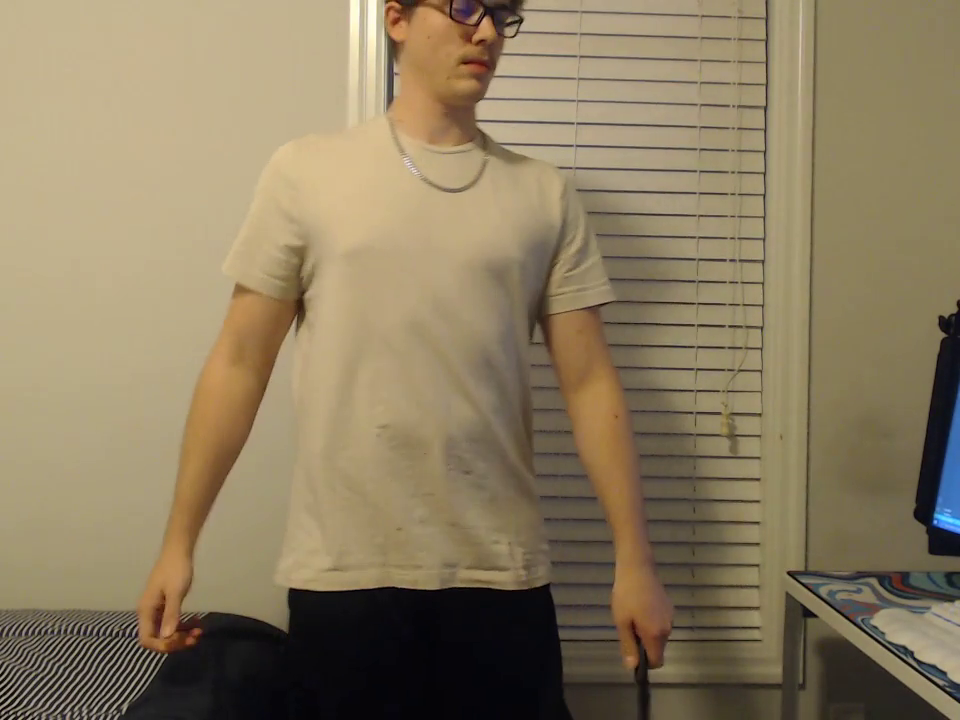
#> input picture frame 24 of resources/capstone07.mp4, 960 x 720 px, given in place of capstone01.mp4, which was not available
$ python knife_classifier.py
#> lines starting #> are read from the running program, lines starting #| are printed output that depends on the picture; after the words box and inside, x2 and y2 are one past the last pixel; in counts of white or black regions, pixels touching at a corner belong together; pictures that were not available may be replaced by others from this repository, and a replacement may not be noted
### src/video.py
from threading import Thread
import cv2

class VideoGet:
    def __init__(self, src=0, delay=33):
#> called with src = '../resources/capstone01.mp4', delay = 33
        self.stream = cv2.VideoCapture(src)
        # self.stream.set(10, 100)
        (self.grabbed, self.frame) = self.stream.read()
#> self.frame is the input picture: shape (720, 960, 3); mean B, G, R 96.6, 124.9, 139.7
        self.stopped = False
        self.delay = delay # 30 fps
        self.width = self.stream.get(cv2.CAP_PROP_FRAME_WIDTH)
        self.height = self.stream.get(cv2.CAP_PROP_FRAME_HEIGHT)

    def start(self):
        Thread(target=self.get, args=()).start()
        return self

    def get(self):
        while not self.stopped:
            cv2.waitKey(self.delay)
            if not self.grabbed:
                self.stop()
            else:
                (self.grabbed, self.frame) = self.stream.read()

    def stop(self):
        if self.stream.isOpened():
            self.stream.release()
            self.stopped = True

### src/framerate.py
from datetime import datetime

class CountsPerSec:
    def __init__(self):
        self._start_time = None
        self._num_occurrences = 0

    def start(self):
        self._start_time = datetime.now()
        return self

    def increment(self):
        self._num_occurrences += 1

    def get_framerate(self):
        elapsed_time = (datetime.now() - self._start_time).total_seconds()
        return self._num_occurrences / elapsed_time

    def get_occurrence(self):
        return self._num_occurrences

### src/knife_classifier.py
# system libraries
import os
from datetime import datetime

# installed libraries
import cv2

# custom classes
from video import VideoGet
from framerate import CountsPerSec

HIGH_CER = 3.8
MED_CER = 2.5
LOW_CER = 1

# draws rectangle according to accuracy
def draw_rectangle(coords, img, accuracy):
    if accuracy >= HIGH_CER:
        color = (0, 255, 0) # green

    if accuracy > MED_CER and accuracy < HIGH_CER:
        color = (255, 0, 0) # blue

    if accuracy <= MED_CER:
        color = (0, 0, 255) # red

    x, y, w, h = coords[0], coords[1], coords[2], coords[3]
    cv2.rectangle(img, (x, y), (x + w, y + h), color,  2)

# saves frames that are considered very accurate
def save_image(frame):
    dt = str(datetime.now()).replace(' ', '_').replace(':', '-')[0:19]
    try:
        os.mkdir("positives")
    except:
        pass
    path = f"./positives/knife_{dt}.jpg"
    cv2.imwrite(path, frame)

def main():
    # thread and cascade setup
    casc_path = "knife_data/classifier/cascade.xml"
    vid_path = "../resources/capstone01.mp4"
    knife_cascade = cv2.CascadeClassifier(casc_path)

    video_getter = VideoGet(vid_path).start()
    cps = CountsPerSec().start()

    prev_alert = 0
    prev_img = 0

    while True:
        # read in frame and compute weapon location
        img = video_getter.frame
        img_gray = cv2.cvtColor(img, cv2.COLOR_RGB2GRAY)
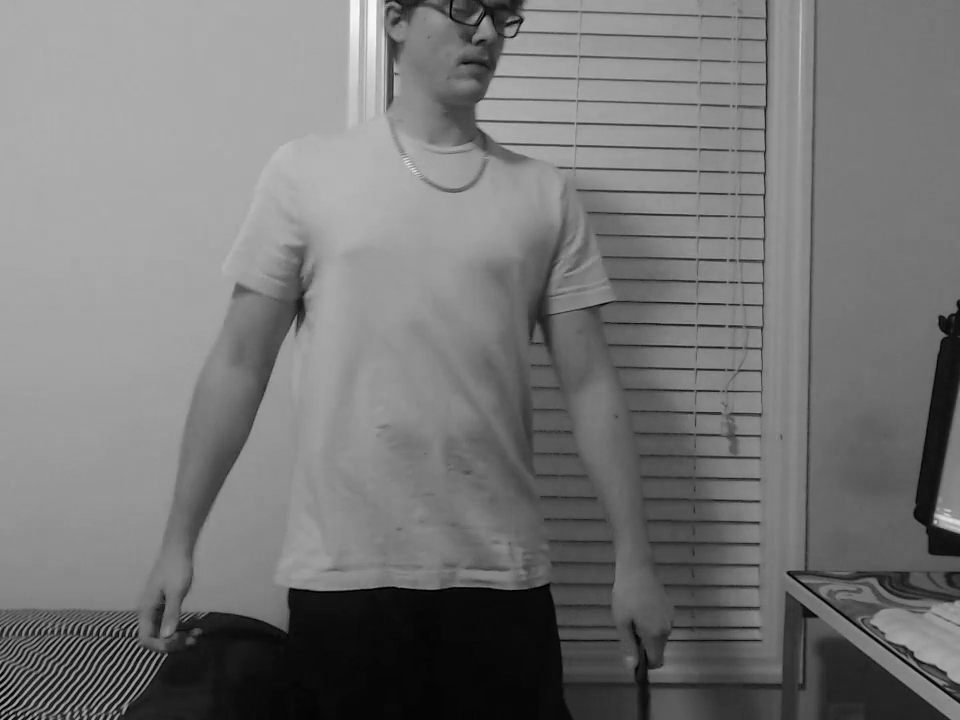
#> img_gray: shape (720, 960); min 0, max 250, mean 118.1
        detection_result, rejectLevels, levelWeights = knife_cascade.detectMultiScale3(img_gray, scaleFactor=1.01, minNeighbors=11, minSize=[90,90], maxSize=[180, 180], outputRejectLevels=1)
#> detection_result = [[856, 464, 99, 99]]; rejectLevels = [20]; levelWeights = [3.31]

        # determine the most likely knife location based on size
        max_coords = [0, 0, 0, 0]
        current_index = -1
        for i, (x, y, w, h) in enumerate(detection_result):
            if w > max_coords[2]:
                max_coords[0] = x
                max_coords[1] = y
                max_coords[2] = w
                max_coords[3] = h
                current_index = i
#> this loop made 1 pass
#> (x, y, w, h, current_index) on pass 1: (856, 464, 99, 99, 0)
#> after the loop, max_coords = [856, 464, 99, 99]

        # handle alerts and drawing if sufficient confidence is determined
        try:
            confidence = levelWeights[current_index]
#> confidence = 3.31
            if confidence > LOW_CER:
                draw_rectangle(max_coords, img, confidence)
#> in draw_rectangle, `x, y, w, h = coords[0], coords[1], coords[2], coords[3]`: x = 856; y = 464; w = 99
#> in draw_rectangle, `cv2.rectangle(img, (x, y), (x + w, y + h), color,  2)`:
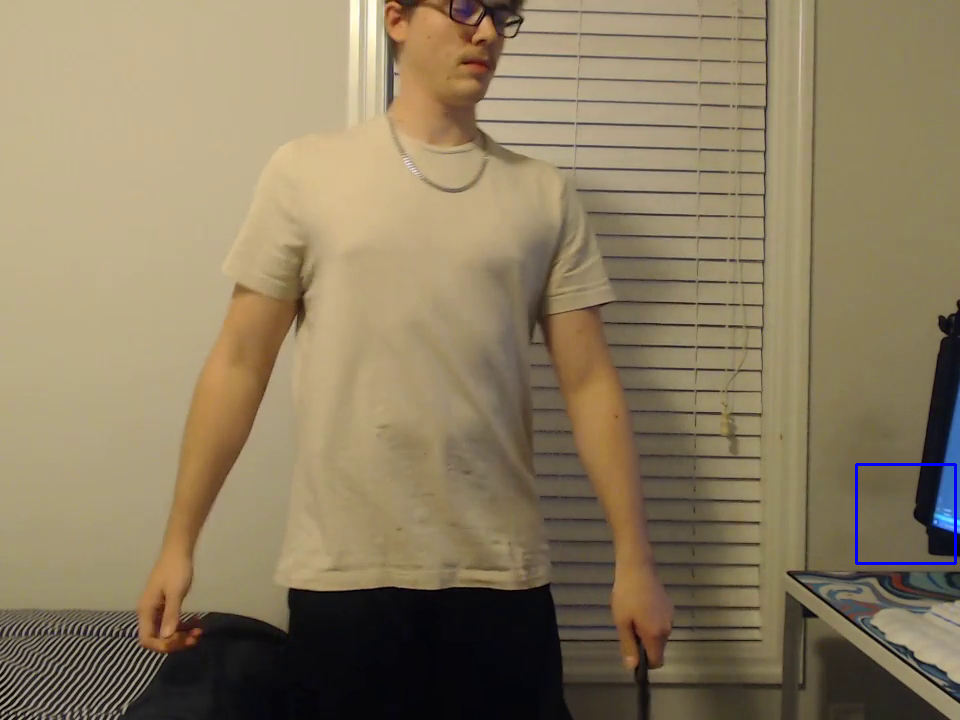
#> img: shape (720, 960, 3); 0.17% of pixels changed, all inside (x1, y1, x2, y2) = (855, 463, 957, 565)
            if confidence >= HIGH_CER:
                occ_frame = cps.get_occurrence()

                # saves an image with a half second separation between saves
                if (occ_frame - prev_img) >= 15:
                    save_image(img)
                    prev_img = occ_frame

                # sounds an alert no more than once per second
                if (occ_frame - prev_alert) >= 30:
                    print("knife found")
                    prev_alert = occ_frame
        except:
            pass

        # display result
        print("Frame rate: ", cps.get_framerate())
        cv2.imshow("Result", img)
        cps.increment()

        if (cv2.waitKey(1) & 0xFF == ord('q')) or video_getter.stopped:
#> (key q is pressed here)
            video_getter.stop()
            break

def detect_knife(img):
    casc_path = "src/new_dataset/classifier/cascade.xml"
    knife_cascade = cv2.CascadeClassifier(casc_path)

    img_gray = cv2.cvtColor(img, cv2.COLOR_RGB2GRAY)

    knife = knife_cascade.detectMultiScale(img_gray, 1.01, 11, minSize=[90, 90], maxSize=[180, 180]) # goal size is between 125 and 200

    max_coords = [0, 0, 0, 0]
    for (x, y, w, h) in knife:
        if w < 75:
            continue

        if w > max_coords[2]:
            max_coords[0] = x
            max_coords[1] = y
            max_coords[2] = w
            max_coords[3] = h

    x, y, w, h = max_coords[0], max_coords[1], max_coords[2], max_coords[3]
    cv2.rectangle(img, (x, y), (x + w, y + h), (255, 0, 0),  2)

    return img

if __name__ == "__main__":
    main()

$ run again, starting later in the video
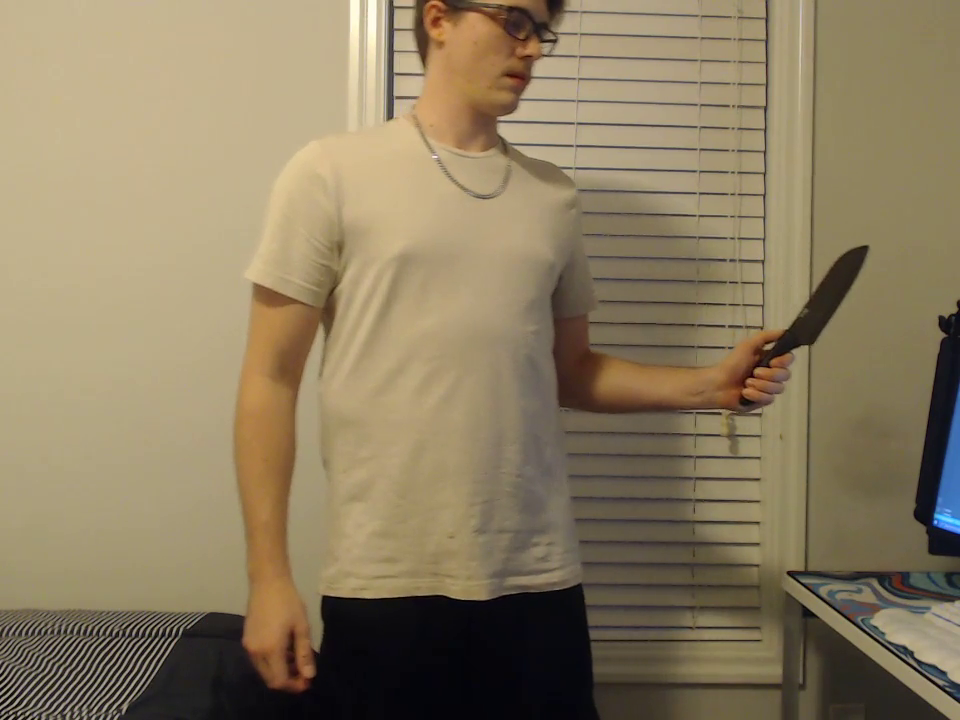
#> input picture frame 109 of resources/capstone07.mp4, 960 x 720 px, given in place of capstone01.mp4, which was not available
#> in __init__, self.frame is the input picture: shape (720, 960, 3); mean B, G, R 96.8, 125, 139.7
#> in main, `img_gray = cv2.cvtColor(img, cv2.COLOR_RGB2GRAY)`:
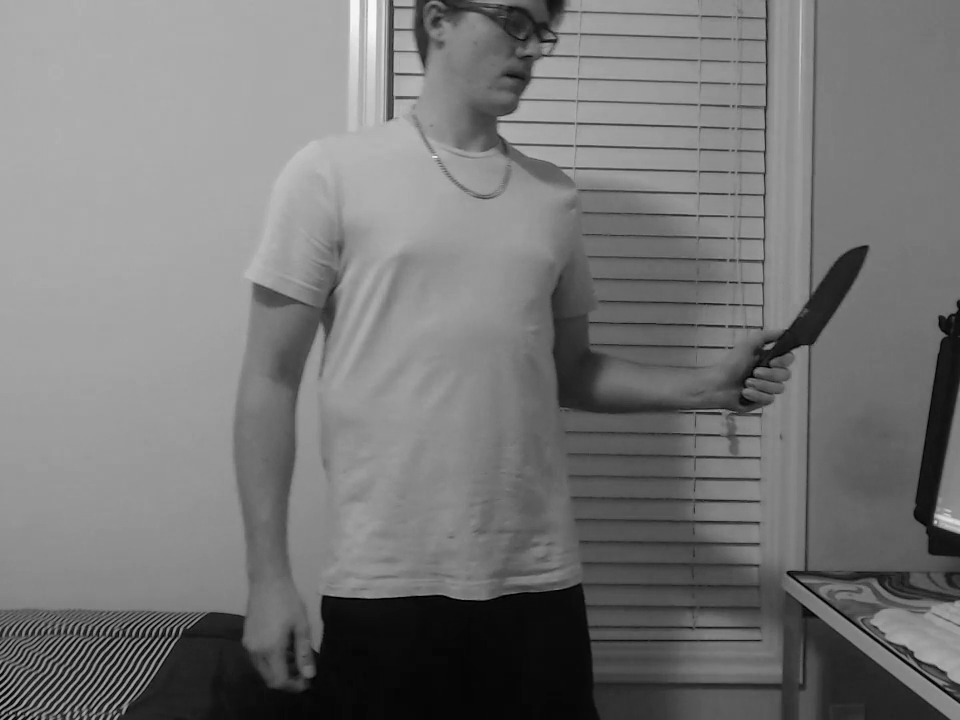
#> img_gray: shape (720, 960); min 0, max 248, mean 118.2
#> detection_result = [[775, 228, 122, 122]]; rejectLevels = [20]; levelWeights = [4.6]
#> the loop in main, `for i, (x, y, w, h) in enumerate(detection_result):` made 1 pass
#> (x, y, w, h, current_index) on pass 1: (775, 228, 122, 122, 0)
#> after the loop in main, `for i, (x, y, w, h) in enumerate(detection_result):`: max_coords = [775, 228, 122, 122]
#> confidence = 4.6
#> in draw_rectangle, `x, y, w, h = coords[0], coords[1], coords[2], coords[3]`: x = 775; y = 228; w = 122
#> in draw_rectangle, `cv2.rectangle(img, (x, y), (x + w, y + h), color,  2)`:
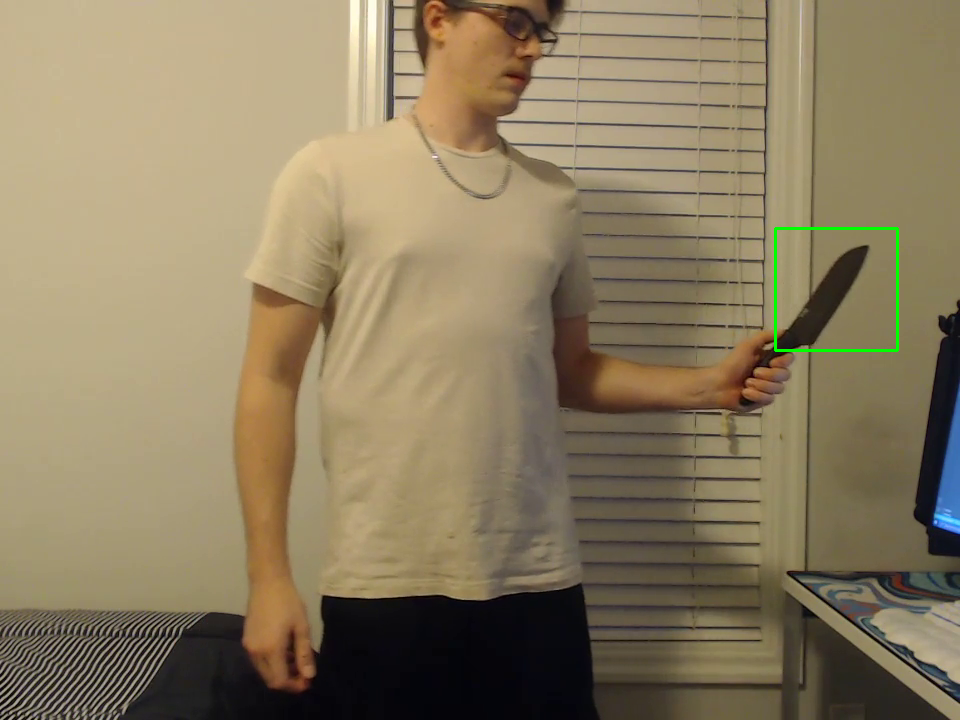
#> img: shape (720, 960, 3); 0.21% of pixels changed, all inside (x1, y1, x2, y2) = (774, 227, 899, 352)

$ run again, starting later in the video
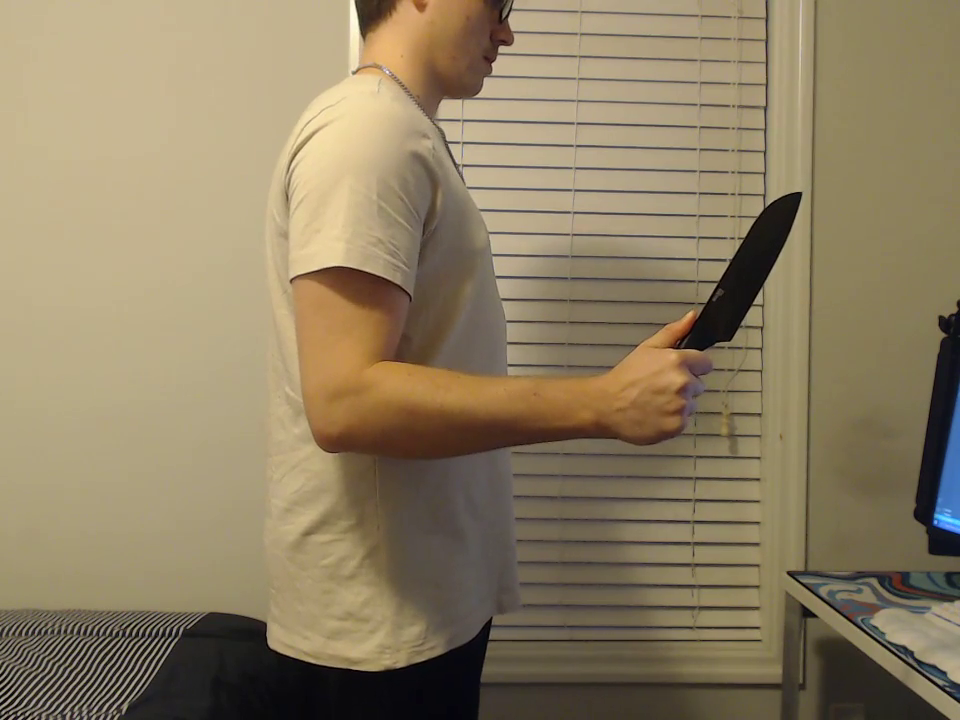
#> input picture frame 195 of resources/capstone07.mp4, 960 x 720 px, given in place of capstone01.mp4, which was not available
#> in __init__, self.frame is the input picture: shape (720, 960, 3); mean B, G, R 98.9, 126.9, 141.5
#> in main, `img_gray = cv2.cvtColor(img, cv2.COLOR_RGB2GRAY)`:
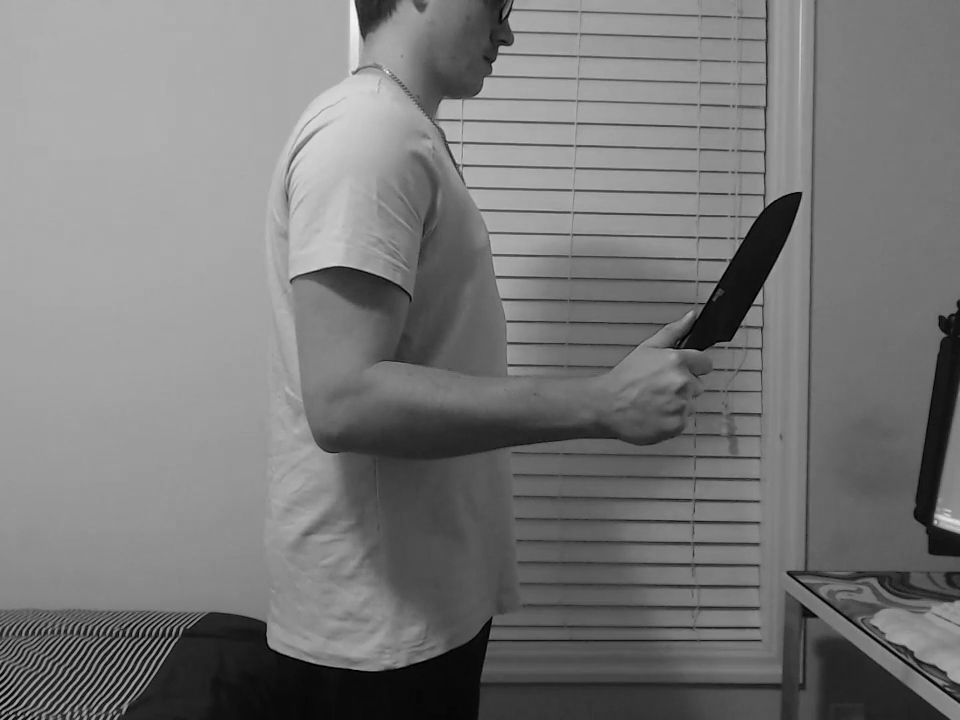
#> img_gray: shape (720, 960); min 0, max 246, mean 120.2
#> detection_result = [[265, 53, 119, 119], [213, 575, 110, 110], [698, 163, 144, 144]]; rejectLevels = [20, 20, 20]; levelWeights = [4.69, 2.48, 4.68]
#> the loop in main, `for i, (x, y, w, h) in enumerate(detection_result):` made 3 passes
#> (x, y, w, h, current_index) on passes 1, 3: (265, 53, 119, 119, 0), (698, 163, 144, 144, 2)
#> after the loop in main, `for i, (x, y, w, h) in enumerate(detection_result):`: max_coords = [698, 163, 144, 144]
#> confidence = 4.68
#> in draw_rectangle, `x, y, w, h = coords[0], coords[1], coords[2], coords[3]`: x = 698; y = 163; w = 144
#> in draw_rectangle, `cv2.rectangle(img, (x, y), (x + w, y + h), color,  2)`:
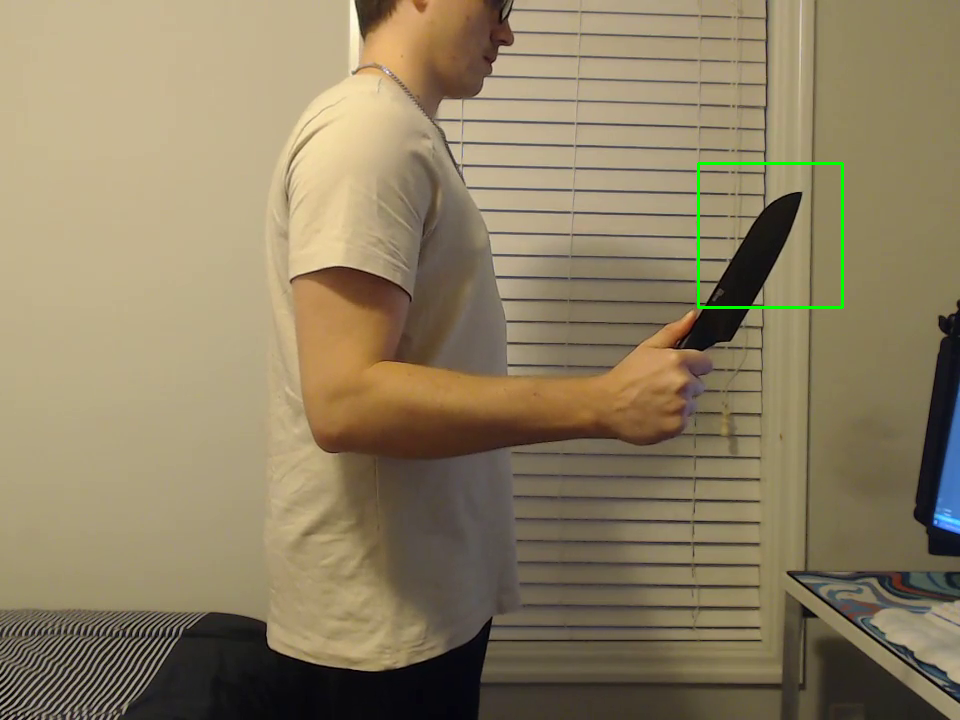
#> img: shape (720, 960, 3); 0.25% of pixels changed, all inside (x1, y1, x2, y2) = (697, 162, 844, 309)
